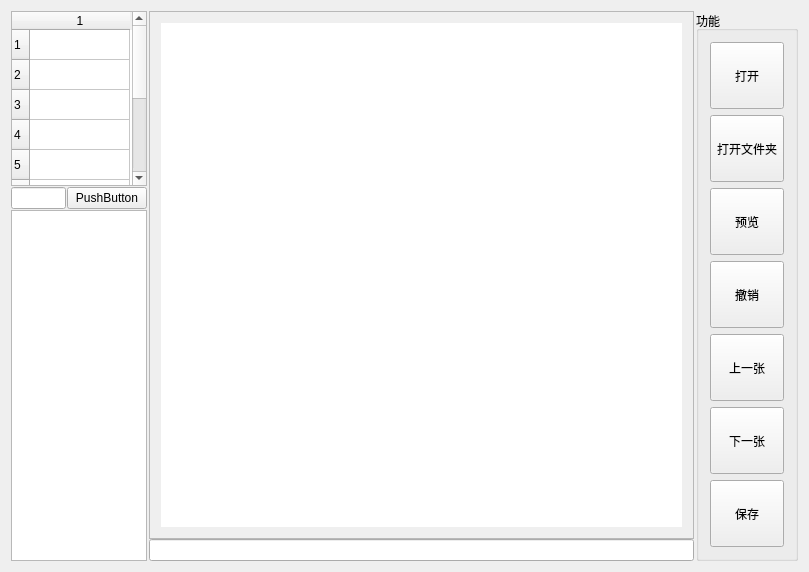
<?xml version="1.0" encoding="UTF-8"?>
<ui version="4.0">
 <class>Widget</class>
 <widget class="QWidget" name="Widget">
  <property name="geometry">
   <rect>
    <x>0</x>
    <y>0</y>
    <width>809</width>
    <height>572</height>
   </rect>
  </property>
  <property name="windowTitle">
   <string/>
  </property>
  <property name="windowIcon">
   <iconset resource="icon.qrc">
    <normaloff>:/fox.png</normaloff>:/fox.png</iconset>
  </property>
  <layout class="QGridLayout" name="gridLayout_3">
   <item row="0" column="0">
    <layout class="QHBoxLayout" name="horizontalLayout_3" stretch="10,1">
     <property name="spacing">
      <number>2</number>
     </property>
     <item>
      <layout class="QHBoxLayout" name="horizontalLayout_2" stretch="3,12">
       <property name="spacing">
        <number>2</number>
       </property>
       <item>
        <layout class="QVBoxLayout" name="verticalLayout_3" stretch="5,1,10">
         <property name="spacing">
          <number>1</number>
         </property>
         <item>
          <widget class="QTableWidget" name="tableWidget">
           <property name="rowCount">
            <number>10</number>
           </property>
           <property name="columnCount">
            <number>1</number>
           </property>
           <row/>
           <row/>
           <row/>
           <row/>
           <row/>
           <row/>
           <row/>
           <row/>
           <row/>
           <row/>
           <column/>
          </widget>
         </item>
         <item>
          <layout class="QHBoxLayout" name="horizontalLayout" stretch="4,1">
           <property name="spacing">
            <number>1</number>
           </property>
           <item>
            <widget class="QLineEdit" name="lineEdit_2"/>
           </item>
           <item>
            <widget class="QPushButton" name="pushButton">
             <property name="text">
              <string>PushButton</string>
             </property>
            </widget>
           </item>
          </layout>
         </item>
         <item>
          <widget class="QListWidget" name="listWidget"/>
         </item>
        </layout>
       </item>
       <item>
        <layout class="QVBoxLayout" name="verticalLayout_2" stretch="20,1">
         <property name="spacing">
          <number>0</number>
         </property>
         <item>
          <widget class="QScrollArea" name="scrollArea">
           <property name="sizeAdjustPolicy">
            <enum>QAbstractScrollArea::AdjustToContents</enum>
           </property>
           <property name="widgetResizable">
            <bool>true</bool>
           </property>
           <widget class="QWidget" name="scrollAreaWidgetContents">
            <property name="geometry">
             <rect>
              <x>0</x>
              <y>0</y>
              <width>542</width>
              <height>526</height>
             </rect>
            </property>
            <property name="sizePolicy">
             <sizepolicy hsizetype="Expanding" vsizetype="Expanding">
              <horstretch>0</horstretch>
              <verstretch>0</verstretch>
             </sizepolicy>
            </property>
            <layout class="QGridLayout" name="gridLayout_2">
             <item row="0" column="0">
              <widget class="ShowLabel" name="showlabel">
               <property name="sizePolicy">
                <sizepolicy hsizetype="Expanding" vsizetype="Expanding">
                 <horstretch>0</horstretch>
                 <verstretch>0</verstretch>
                </sizepolicy>
               </property>
               <property name="styleSheet">
                <string notr="true">background-color: rgb(255, 255, 255);</string>
               </property>
               <property name="text">
                <string/>
               </property>
              </widget>
             </item>
            </layout>
           </widget>
          </widget>
         </item>
         <item>
          <widget class="QLineEdit" name="lineEdit"/>
         </item>
        </layout>
       </item>
      </layout>
     </item>
     <item>
      <widget class="QGroupBox" name="groupBox">
       <property name="sizePolicy">
        <sizepolicy hsizetype="Preferred" vsizetype="Preferred">
         <horstretch>0</horstretch>
         <verstretch>0</verstretch>
        </sizepolicy>
       </property>
       <property name="title">
        <string>功能</string>
       </property>
       <layout class="QGridLayout" name="gridLayout">
        <item row="0" column="0">
         <layout class="QVBoxLayout" name="verticalLayout">
          <item>
           <widget class="QToolButton" name="openbtn">
            <property name="sizePolicy">
             <sizepolicy hsizetype="Preferred" vsizetype="Preferred">
              <horstretch>0</horstretch>
              <verstretch>0</verstretch>
             </sizepolicy>
            </property>
            <property name="text">
             <string>打开</string>
            </property>
           </widget>
          </item>
          <item>
           <widget class="QToolButton" name="openpathbtn">
            <property name="sizePolicy">
             <sizepolicy hsizetype="Preferred" vsizetype="Preferred">
              <horstretch>0</horstretch>
              <verstretch>0</verstretch>
             </sizepolicy>
            </property>
            <property name="text">
             <string>打开文件夹</string>
            </property>
           </widget>
          </item>
          <item>
           <widget class="QToolButton" name="darkbtn">
            <property name="sizePolicy">
             <sizepolicy hsizetype="Preferred" vsizetype="Preferred">
              <horstretch>0</horstretch>
              <verstretch>0</verstretch>
             </sizepolicy>
            </property>
            <property name="text">
             <string>预览</string>
            </property>
           </widget>
          </item>
          <item>
           <widget class="QToolButton" name="undobtn">
            <property name="sizePolicy">
             <sizepolicy hsizetype="Preferred" vsizetype="Preferred">
              <horstretch>0</horstretch>
              <verstretch>0</verstretch>
             </sizepolicy>
            </property>
            <property name="text">
             <string>撤销</string>
            </property>
           </widget>
          </item>
          <item>
           <widget class="QToolButton" name="priviousbtn">
            <property name="sizePolicy">
             <sizepolicy hsizetype="Preferred" vsizetype="Preferred">
              <horstretch>0</horstretch>
              <verstretch>0</verstretch>
             </sizepolicy>
            </property>
            <property name="text">
             <string>上一张</string>
            </property>
           </widget>
          </item>
          <item>
           <widget class="QToolButton" name="nextbtn">
            <property name="sizePolicy">
             <sizepolicy hsizetype="Preferred" vsizetype="Preferred">
              <horstretch>0</horstretch>
              <verstretch>0</verstretch>
             </sizepolicy>
            </property>
            <property name="text">
             <string>下一张</string>
            </property>
           </widget>
          </item>
          <item>
           <widget class="QToolButton" name="savebtn">
            <property name="sizePolicy">
             <sizepolicy hsizetype="Preferred" vsizetype="Preferred">
              <horstretch>0</horstretch>
              <verstretch>0</verstretch>
             </sizepolicy>
            </property>
            <property name="text">
             <string>保存</string>
            </property>
           </widget>
          </item>
         </layout>
        </item>
       </layout>
      </widget>
     </item>
    </layout>
   </item>
  </layout>
 </widget>
 <layoutdefault spacing="6" margin="11"/>
 <customwidgets>
  <customwidget>
   <class>ShowLabel</class>
   <extends>QLabel</extends>
   <header>showlabel.h</header>
  </customwidget>
 </customwidgets>
 <resources>
  <include location="icon.qrc"/>
 </resources>
 <connections/>
</ui>
